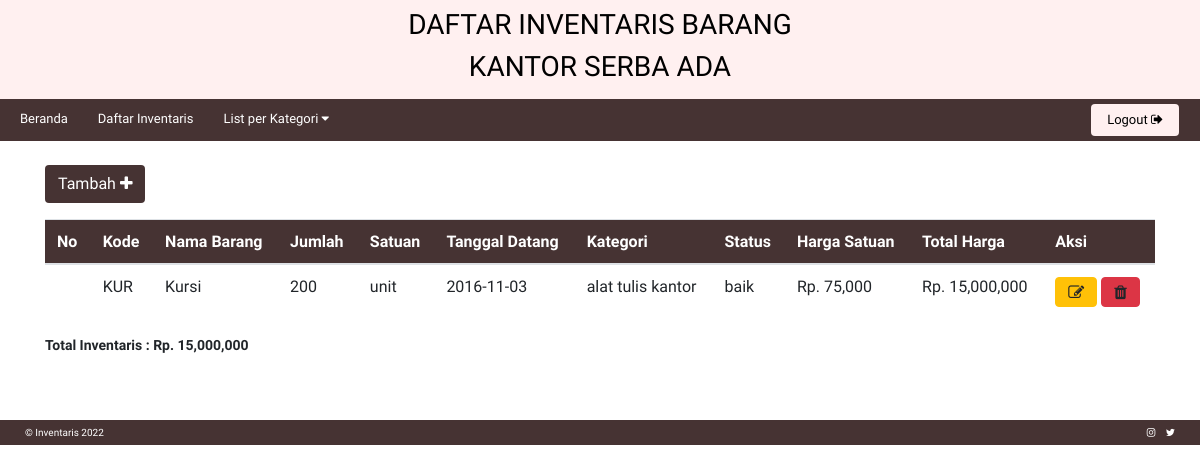
/dataKategori.php?kategori=alat tulis kantor (signed in), run on the app's committed database.
### tables this page shows
CREATE TABLE `inventaris` (
  `kode_barang` varchar(10) NOT NULL,
  `nama_barang` varchar(30) NOT NULL,
  `jumlah` int(11) NOT NULL,
  `satuan` varchar(15) NOT NULL,
  `tanggal_datang` date NOT NULL,
  `kategori` varchar(20) NOT NULL,
  `status_barang` varchar(20) NOT NULL,
  `harga` int(20) NOT NULL
);

### dataKategori.php (the view, shortened to what this page needs)
<html lang="en">
<?php
include 'inc/koneksi.php';
?>
<?php
if (isset($_GET['kategori'])) {
    $kategori = $_GET['kategori'];
    $query_cat = mysqli_query($koneksi, "SELECT * FROM inventaris WHERE kategori = '" . $kategori . "'");
    $row_query = mysqli_fetch_assoc($query_cat);
    $jumlah = mysqli_num_rows($query_cat);
}
?>
<head>
    <link rel="stylesheet" href="https://stackpath.bootstrapcdn.com/bootstrap/4.5.2/css/bootstrap.min.css">
    <link rel="stylesheet" href="https://stackpath.bootstrapcdn.com/font-awesome/4.7.0/css/font-awesome.min.css">
    <link rel="stylesheet" href="css/style.css">
</head>
<body>
    <header>
        <?php include 'inc/nav.php'; ?>
    </header>
    <main>
        <div id="content" class="container m-auto pt-4 pb-5">
            <a href="addEditData.php" class="btn btn-bronze mb-3">Tambah <i class="fa fa-plus"></i></a>
            <?php if ($jumlah == 0) : ?>
                <table class="table">
                    <thead class="btn-bronze">
                        <tr>
                            <th scope="col">No</th>
                            <th scope="col">Kode</th>
                            <th scope="col">Nama Barang</th>
                            <th scope="col">Jumlah</th>
                            <th scope="col">Satuan</th>
                            <th scope="col">Tanggal Datang</th>
                            <th scope="col">Kategori</th>
                            <th scope="col">Status</th>
                            <th scope="col">Harga Satuan</th>
                            <th scope="col">Total Harga</th>
                            <th scope="col">Aksi</th>
                        </tr>
                    </thead>
                    <tbody>
                        <tr>
                            <td colspan="11" class="text-center">Sorry, Data empty</td>
                        </tr>
                    </tbody>
                </table>
            <?php else : ?>
                <table class="table">
                    <thead class="btn-bronze">
                        <tr>
                            <th scope="col">No</th>
                            <th scope="col">Kode</th>
                            <th scope="col">Nama Barang</th>
                            <th scope="col">Jumlah</th>
                            <th scope="col">Satuan</th>
                            <th scope="col">Tanggal Datang</th>
                            <th scope="col">Kategori</th>
                            <th scope="col">Status</th>
                            <th scope="col">Harga Satuan</th>
                            <th scope="col">Total Harga</th>
                            <th scope="col">Aksi</th>
                        </tr>
                    </thead>
                    <tbody>
                        <?php $no = 1;
                        $total = 0;
                        do { ?>
                            <tr>
                                <th scope="row"><?php $no++; ?></th>
                                <td><?php echo $row_query['kode_barang']; ?></td>
                                <td><?php echo $row_query['nama_barang']; ?></td>
                                <td><?php echo $row_query['jumlah']; ?></td>
                                <td><?php echo $row_query['satuan']; ?></td>
                                <td><?php echo $row_query['tanggal_datang']; ?></td>
                                <td><?php echo $row_query['kategori']; ?></td>
                                <td><?php echo $row_query['status_barang']; ?></td>
                                <td><?php echo "Rp. " . number_format($row_query['harga']); ?></td>
                                <td>
                                    <?php
                                    echo "Rp. " . number_format($row_query['jumlah'] * $row_query['harga']);
                                    ?>
                                </td>
                                <td>
                                    <a href="addEditData.php?edit=<?php echo $row_query['kode_barang']; ?>" class="btn btn-warning" title="Ubah data"><i class="fa fa-edit"></i></a>
                                    <a href="addEditData.php?delete=<?php echo $row_query['kode_barang'] ?>" onclick="return confirm('Yakin ingin menghapus data ini ?')" class="btn btn-danger" title="Hapus Data"><i class="fa fa-trash"></i></a>
                                </td>
                            </tr>
                            <?php $total = $total + ($row_query['jumlah'] * $row_query['harga']);  ?>
                        <?php } while ($row_query = mysqli_fetch_assoc($query_cat)); ?>
                    </tbody>
                </table>
                <p class="font-weight-bold">Total Inventaris : <?php echo "Rp. " . number_format($total) ?></p>
            <?php endif ?>
        </div>
    </main>
    <footer id="footer-top" class="d-flex justify-content-between">
        <span class="m-0">&copy; Inventaris 2022</span>
        <div class="social-media">
            <a href="" class="mr-2"><i class="fa fa-instagram"></i></a>
            <a href=""><i class="fa fa-twitter"></i></a>
        </div>
    </footer>
</body>
</html>

### css/style.css (style rules this page uses)
* { box-sizing: border-box; }
a { text-decoration: none !important; color: inherit !important; }
body { font-family: "Fjalla One", sans-serif; font-size: 14px; }
.btn-bronze { background-color: #463333 !important; color: white !important; }
footer { font-size: 10px; padding: 5px 25px; }
#footer-top { background-color: #463333; color: white; }

### data on the page
inventaris: kode_barang "KUR", nama_barang "Kursi", jumlah "200", satuan "unit", tanggal_datang "2016-11-03", kategori "alat tulis kantor", status_barang "baik", harga "75,000", $row_query['jumlah'] * $row_query['harga'] "15,000,000"

### other printed values
$total "15,000,000"
